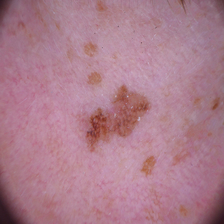
#> input picture data/train/malignant/1015.jpg, 224 x 224 px; its folder holds only this picture in this run
$ jupyter execute --allow-errors projetML.ipynb   (older library calls are emulated)
#> lines starting #> are read from the running program, lines starting #| are printed output that depends on the picture
# SKIN CANCER CLASSIFIER

[cell 1]
from glob import glob
import numpy as np
import matplotlib.pyplot as plt
import pandas as pd

from skimage.io import imread
from skimage.color import rgb2grey
from sklearn.feature_extraction import image
from sklearn.cluster import KMeans
from skimage.filters import rank, threshold_otsu
from skimage.morphology import closing, square, disk
from skimage import exposure as hist, data, img_as_float
from skimage.segmentation import chan_vese
from skimage.feature import canny
from skimage.color import rgb2gray
from scipy import ndimage as ndi

[cell 2]
mal_images = glob('./data/train/malignant/*')
ben_images = glob('./data/train/benign/*')
#Test
mal_images_test = glob('./data/test/malignant/*')
ben_images_test = glob('./data/test/benign/*')

[cell 3]
len(mal_images)

[cell 4]
len(ben_images)

[cell 5]
mal_images_1 = glob('./data/train/malignant/*')[:5]
ben_images_1 = glob('./data/train/benign/*')[:5]

[cell 6]
mal_images

[cell 7]
#https://www.unioviedo.es/compnum/labs/PYTHON/intro_image.html

def load_images(paths):
    tmp = []
    for path in paths:
        tmp.append(imread(path))
    return tmp

def plot_any(arr, title = ''):
    plt.figure(figsize = (15, 25))
    for i in range(len(arr)):
        plt.subplot(1,len(arr),i + 1)
        plt.title(title)
        plt.imshow(arr[i]);
def d2Kmeans(img, k):
    return KMeans(n_jobs=-1,
                  random_state=1,
                  n_clusters = k,
                  init='k-means++'
    ).fit(img.reshape((-1,1))).labels_.reshape(img.shape)

def mean_filter(image, raio_disk):
    return rank.mean_percentile(image, selem = disk(raio_disk))

def binary(image):
    return image > threshold_otsu(image)

[cell 8]
#data train
mal = load_images(mal_images)
#> mal = 1 item
ben = load_images(ben_images)

#data test
mal_test = load_images(mal_images_test)
#> mal_test = 1 item
ben_test = load_images(ben_images_test)

mal_1 = load_images(mal_images_1)
#> mal_1 = 1 item
ben_1 = load_images(ben_images_1)

[cell 9]
plot_any(mal_1)
#> the loop in plot_any, `for i in range(len(arr)):` made 1 pass
plot_any(ben_1)

[cell 10]
img_selected = mal[0]
#> img_selected is the input picture: shape (224, 224, 3); mean R, G, B 171.7, 125, 140.6

[cell 11]
len(img_selected[0][0])
#> Out = 3

[cell 12]
len(mal)
#> Out = 1

[cell 13]
plt.imshow(img_selected,cmap='hot')

[cell 14]
#Train
mal_arr = np.array(mal)
ben_arr = np.array(ben)

mal_arr_test = np.array(mal_test)
ben_arr_test = np.array(ben_test)

[cell 15]
#On creer les array labels 1 pour mal et 0 pour ben : (ben La bénignité est une condition inoffensive à long terme)
#Data train
target_mal = np.ones(len(mal_arr))       #1 pour malign
#> target_mal = [1]
target_ben = np.ones(len(ben_arr)) - 1    #0 pour benign
#Data test
target_mal_test = np.ones(len(mal_arr_test))       #1 pour malign
#> target_mal_test = [1]
target_ben_test = np.ones(len(ben_arr_test)) - 1    #0 pour benign

#> (a cell that did not finish here is left out)

#> (a cell that did not finish here is left out)

#> (a cell that did not finish here is left out)

#> (a cell that did not finish here is left out)

#> (a cell that did not finish here is left out)

#> (a cell that did not finish here is left out)

#> (a cell that did not finish here is left out)

# Training

<b>1 - Using SVM without filter</b>

[cell 23]
from PIL import Image
test =  Image.open("2.jpg")
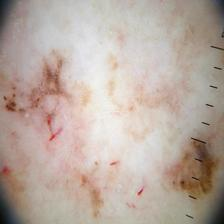
#> input picture 2.jpg, 224 x 224 px
#> test is the input picture: PIL image 224x224 RGB; mean R, G, B 184.4, 169.4, 159.9
test = test.resize((28, 28))
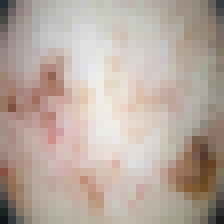
#> test: PIL image 28x28 RGB (shown 8 times larger); mean R, G, B 184.5, 169.5, 160
test = np.array(test)
test = test.flatten()
#> test = 2352 values, max 240 at index 1386, min 18 at index 2268, mean 171.3

[cell 24]
test
#> Out has the same summary as test
